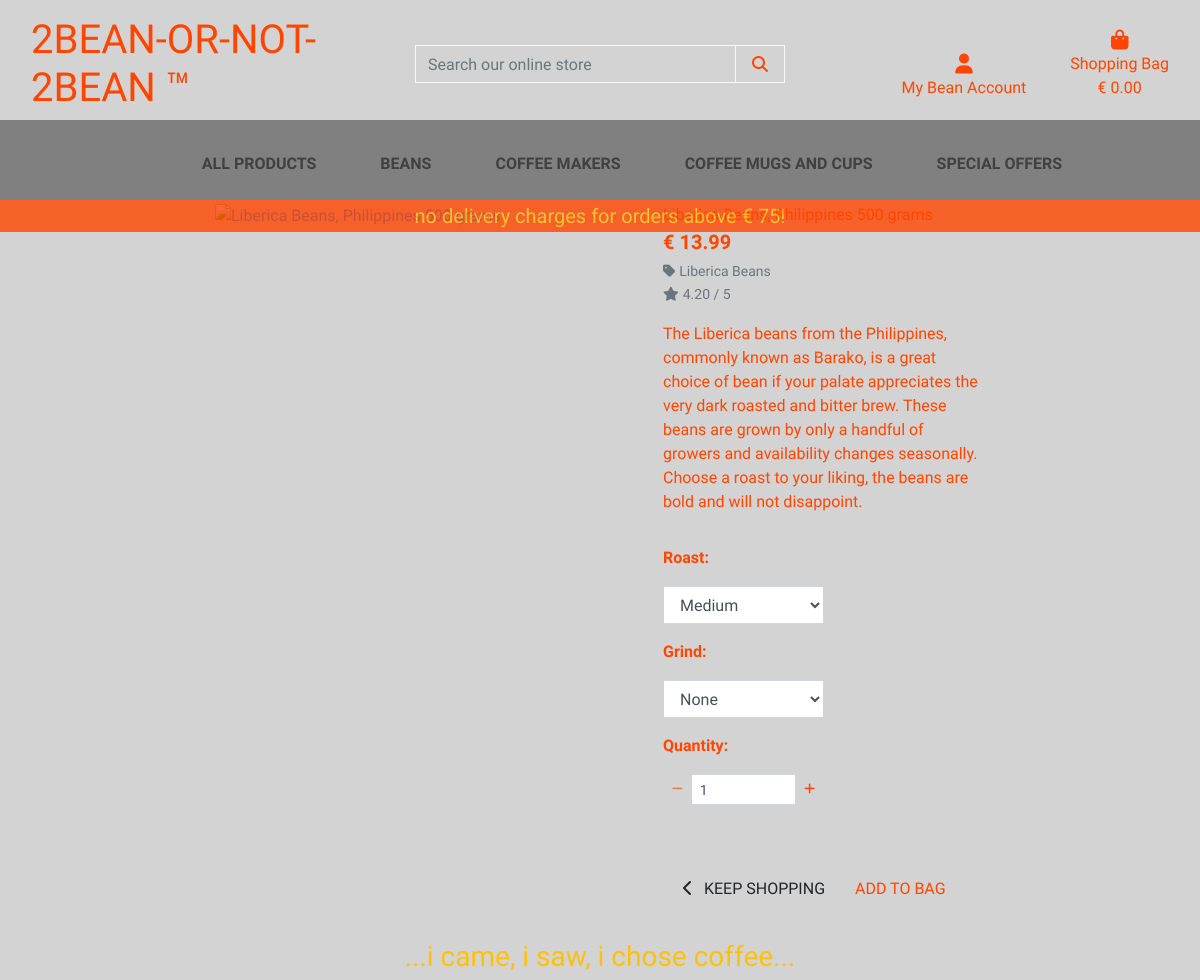
The app's page /products/4 with its own data.
### products/models.py (models this page shows, shortened)
class Product(models.Model):
    category = models.ForeignKey('Category', null=True, blank=True, on_delete=models.SET_NULL)
    sku = models.CharField(max_length=250, null=True, blank=True)
    name = models.CharField(max_length=250)
    description = models.TextField()
    is_bean = models.BooleanField(default=False, null=True, blank=True)
    price = models.DecimalField(max_digits=6, decimal_places=2)
    rating = models.DecimalField(max_digits=6, decimal_places=2, null=True, blank=True)
    image_url = models.URLField(max_length=1024, null=True, blank=True)
    image = models.ImageField(null=True, blank=True)

class Category(models.Model):
    class Meta:
        verbose_name_plural = "Categories"
    name = models.CharField(max_length=250)
    friendly_name = models.CharField(max_length=250, null=True, blank=True)

### products/views.py (the view)
# urls.py: path('<product_id>', views.product_detail, name='product_detail'),
def product_detail(request, product_id):
    product = get_object_or_404(Product, pk=product_id)
    context = {
        'product': product,
    }
    return render(request, 'products/product_detail.html', context)

### bag/contexts.py (called while the page is built, shortened)
def bag_contents(request):
    bag_items = []
    total = 0
    product_count = 0
    bag = request.session.get('bag', {})
    if total < settings.FREE_DELIVERY_THRESHOLD:
        delivery = total * Decimal(settings.STANDARD_DELIVERY_PERCENTAGE / 100)
        free_delivery_delta = settings.FREE_DELIVERY_THRESHOLD - total
    else:
        delivery = 0
        free_delivery_delta = 0
    grand_total = delivery + total
    context = {
        'bag_items': bag_items,
        'total': total,
        'product_count': product_count,
        'delivery': delivery,
        'free_delivery_delta': free_delivery_delta,
        'free_delivery_threshold': settings.FREE_DELIVERY_THRESHOLD,
        'grand_total': grand_total,
    }
    return context

### products/templates/products/product_detail.html (shortened to what this page needs)
{% extends "base.html" %}
{% load static %}
{% block page_header %}
<div class="container header-container">
</div>
{% endblock %}
{% block content %}
<div class="overlay"></div>
<div class="container-fluid">
    <div class="row">
        <div class="col-12 col-md-6 col-lg-4 offset-lg-2">
            <div class="image-container my-5">
                {% if product.image %}
                <a href="{{ product.image.url }}" target="_blank">
                </a>
                {% else %}
                <a href="">
                    <img class="card-img-top img-fluid" src="{{ MEDIA_URL }}noimage.png" alt="{{ product.name }}">
                </a>
                {% endif %}
            </div>
        </div>
        <div class="col-12 col-md-6 col-lg-4">
            <div class="product-details-container ml-5 mt-md-5">
                <p class="mb-0">{{ product.name }}</p>
                <p class="lead mb-0 text-left font-weight-bold"> € {{ product.price }}</p>
                {% if product.category %}
                <p class="small mt-1 mb-0">
                    <a class="text-muted" href="{% url 'products' %}?category={{ product.category.name }}">
                        <i class="fas fa-tag mr-1"></i>{{ product.category.friendly_name }}
                    </a>
                </p>
                {% endif %}
                {% if product.rating %}
                <small class="text-muted"><i class="fas fa-star mr-1"></i>{{ product.rating }} / 5</small>
                {% else %}
                <small class="text-muted">No Rating</small>
                {% endif %} <p class="mt-3">{{ product.description }}</p>
                <form class="form" action="{% url 'add_to_bag' product.id %}" method="POST">
                    <div class="form-row">
                        {% with product.is_bean as is_bean %}
                        {% if is_bean %}
                        <div class="col-12">
                            <p class="mt-3"><strong>Roast:</strong></p>
                            <select class="form-control rounded-0 w-50" name="product_roast" id='id_product_roast'>
                                <option value="medium" selected>Medium</option>
                            </select>
                        </div>
                        <div class="col-12">
                            <p class="mt-3"><strong>Grind:</strong></p>
                            <select class="form-control rounded-0 w-50" name="product_grind" id='id_product_grind'>
                                <option value="none" selected>None</option>
                            </select>
                        </div>
                        {% endif %}
                        <div class="col-12">
                            <p class="mt-3"><strong>Quantity:</strong></p>
                            <div class="form-group w-50">
                                <div class="input-group">
                                    <div class="input-group-prepend">
                                        <button class="decrement-qty btn btn-sm btn-gray rounded-0"
                                            data-item_id="{{ item.item_id }}" id="decrement-qty_{{ item.item_id }}">
                                            <span>
                                            </span>
                                        </button>
                                    </div>
                                    <input class="form-control form-control-sm qty_input" type="number"
                                        name="quantity" value="1" min="1" max="99"
                                        data-item_id="{{ item.item_id }}"
                                        id="id_qty_{{ item.item_id }}">
                                    <div class="input-group-append">
                                        <button class="increment-qty btn btn-sm btn-gray rounded-0"
                                            data-item_id="{{ item.item_id }}" id="increment-qty_{{ item.item_id }}">
                                            <span>
                                            </span>
                                        </button>
                                    </div>
                                </div>
                            </div>
                        </div>
                        <div class="col{% if roast_it %}-12 mt-2{% endif %}">
                            <a href="{% url 'products' %}" class="btn btn-outline-gray rounded-0 mt-5">
                                <span class="icon">
                                    <i class="fas fa-chevron-left"></i>
                                </span>
                                <span class="text-uppercase">Keep Shopping</span>
                            </a>
                            <input type="submit" class="btn btn-gray rounded-0 text-uppercase mt-5" value="Add to Bag">
                        </div>
                        {% endwith %}
                    </div>
                </form>
            </div>
        </div>
    </div>
</div>
<footer id="footer-other">
    <div class="container-fluid fixed-absolute text-center">
        <h3 class="logo-font text-yellow text-lowercase">...i came, i saw, i chose coffee...</h3>
    </div>
</footer>
{% endblock %}

### static/css/base.css (style rules this page uses)
html { height: 100%; }
body { background: url('/media/homepage_background.jpg') no-repeat center center fixed; background-size: cover; height: calc(100vh - 155px); color: orangered; font-family: 'Amita', cursive; }
.icon { align-items: center; display: inline-flex; justify-content: center; height: 1.5rem; width: 1.5rem; }
.logo-font { margin-top: 1rem; margin-bottom: 0.5rem; text-transform: uppercase; }
.btn-gray { background: lightgray; color: orangered; }
.text-yellow { color: #ffc107 !important; }
.overlay { height: 100%; width: 100%; top: 0; left: 0; position: fixed; background: lightgray; z-index: -1; }
#footer-other { width: 100%; height: 2.5rem; margin-top: 2rem; margin-bottom: 1rem; font-size: calc(4vw + 4vh + 2vmin) !important; }
@media (min-width: 1200px) { .container { max-width: 80%; } }
@media (min-width: 992px) { .header-container { padding-top: 155px; } }

### records on screen
Product: price "13.99", category.friendly_name "Liberica Beans", rating "4.20", description "The Liberica beans from the Philippines, commonly known as Barako, is a great choice of bean if your palate appreciates the very dark roasted and bitter brew. These beans are grown by only a handful of growers and availability changes seasonally. Choose a roast to your liking, the beans are bold and will not disappoint."

### other values on screen
{{ free_delivery_threshold }} "75"
